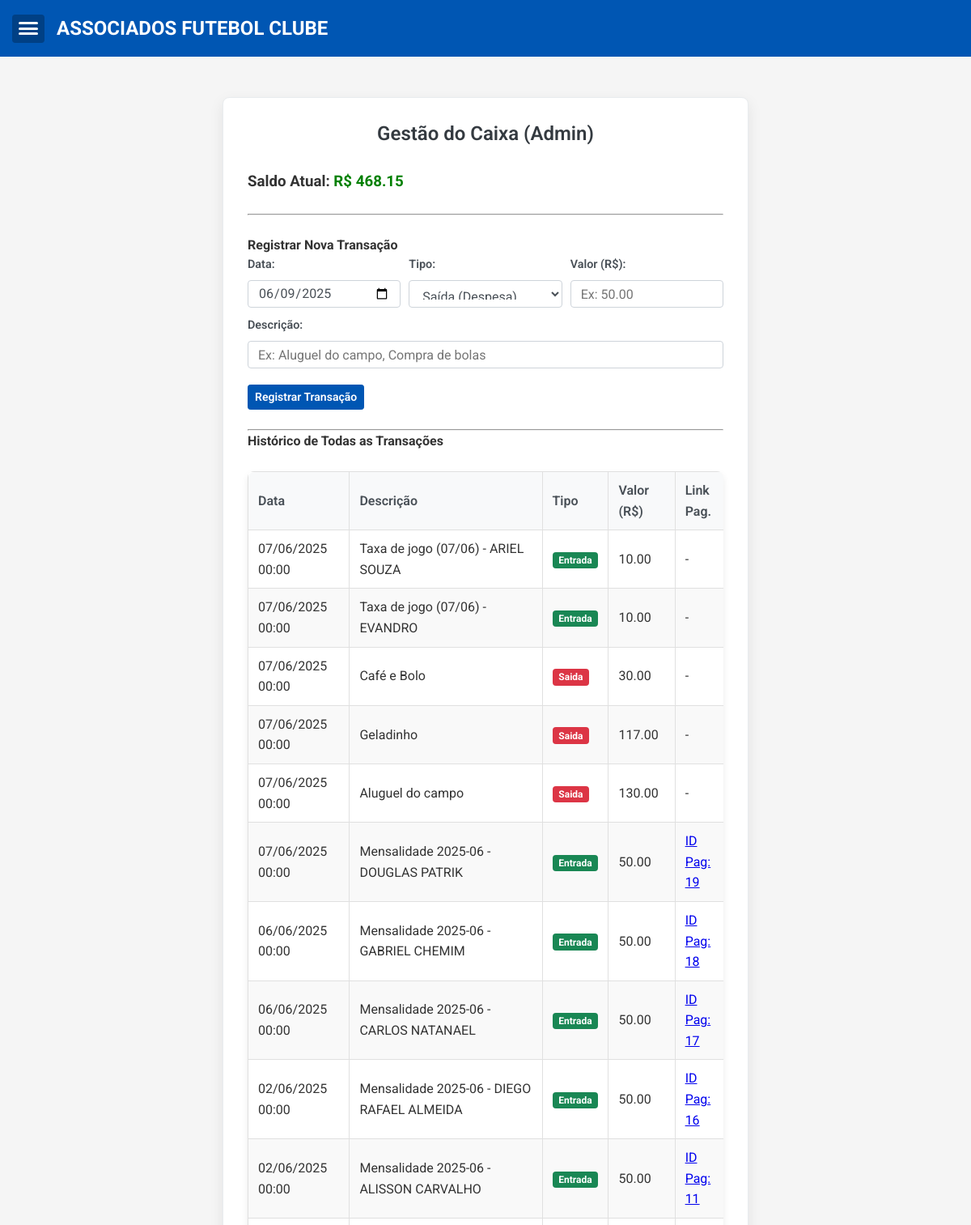
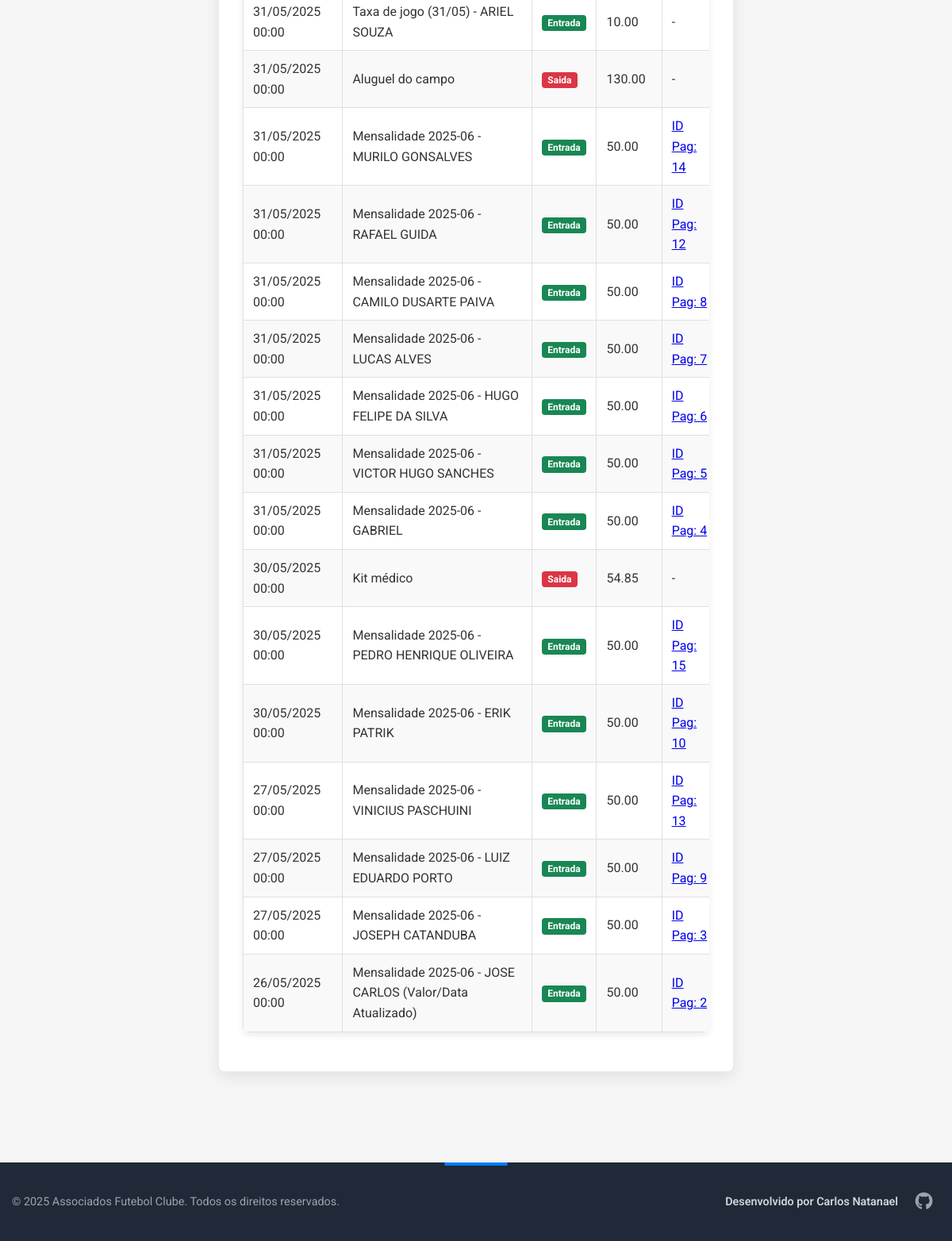
The app's page /admin/caixa (signed in) with its own data (2 pictures, top to bottom).
### app.py (models this page shows, shortened)
class TransacaoCaixa(db.Model):
    id = db.Column(db.Integer, primary_key=True)
    data = db.Column(db.DateTime, nullable=False, default=datetime.utcnow)
    descricao = db.Column(db.String(200), nullable=False)
    tipo = db.Column(db.String(10), nullable=False)
    valor = db.Column(db.Float, nullable=False)
    pagamento_id = db.Column(db.Integer, db.ForeignKey('pagamento.id'), nullable=True)
    pagamento = db.relationship('Pagamento', backref=db.backref('transacao_caixa', uselist=False, cascade="all, delete-orphan"))
    presenca_id = db.Column(db.Integer, db.ForeignKey('presenca.id'), nullable=True, unique=True)
    presenca = db.relationship('Presenca', backref=db.backref('transacao_caixa', uselist=False, cascade="all, delete-orphan"))

### app.py (the view, shortened to what this page needs)
@app.route('/admin/caixa', methods=['GET', 'POST'])
@login_required
def admin_caixa():
    transacoes = TransacaoCaixa.query.order_by(TransacaoCaixa.data.desc(), TransacaoCaixa.id.desc()).all()
    saldo_atual = 0.0
    for t in transacoes:
        if t.tipo == 'entrada':
            saldo_atual += t.valor
        elif t.tipo == 'saida':
            saldo_atual -= t.valor
    return render_template('admin_caixa.html',
                           transacoes=transacoes,
                           saldo_atual=saldo_atual,
                           today_date_for_input=date.today().strftime('%Y-%m-%d')) # Para o valor padrão do input de data

### app.py (called while the page is built)
@event.listens_for(Engine, "connect")
def set_sqlite_timeout(dbapi_connection, connection_record):
    cursor = dbapi_connection.cursor()
    try:
        cursor.execute("PRAGMA busy_timeout = 5000") # Timeout de 5 segundos (5000 ms)
        cursor.close()
        print("DEBUG: SQLite busy_timeout configurado para 5000ms.")
    except Exception as e:
        print(f"DEBUG: Erro ao configurar SQLite busy_timeout: {e}")

@login_manager.user_loader
def load_user(user_id):
    return User.query.get(int(user_id))

### templates/admin_caixa.html (shortened to what this page needs)
{% extends "base.html" %}
{% block content %}
<div class="form-container">
    <h2>Gestão do Caixa (Admin)</h2>
    <div class="caixa-summary section-mb">
        <h3>Saldo Atual: <span style="color: {{ 'green' if saldo_atual >= 0 else 'red' }};">R$ {{ "%.2f"|format(saldo_atual) }}</span></h3>
    </div>
    <hr class="section-mb">
    <h4>Registrar Nova Transação</h4>
    <form method="POST" action="{{ url_for('admin_caixa') }}" class="mb-4">
        <div class="form-row">
            <div class="form-group col-md-4">
                <label for="data_transacao" class="form-label">Data:</label>
                <input type="date" name="data_transacao" id="data_transacao" class="form-control form-control-sm" value="{{ today_date_for_input }}" required>
            </div>
            <div class="form-group col-md-4">
                <label for="tipo_transacao" class="form-label">Tipo:</label>
                <select name="tipo_transacao" id="tipo_transacao" class="form-control form-control-sm">
                    <option value="saida">Saída (Despesa)</option>
                </select>
            </div>
            <div class="form-group col-md-4">
                <label for="valor" class="form-label">Valor (R$):</label>
                <input type="number" step="0.01" min="0.01" name="valor" id="valor" class="form-control form-control-sm" required placeholder="Ex: 50.00">
            </div>
        </div>
        <div class="form-group">
            <label for="descricao" class="form-label">Descrição:</label>
            <input type="text" name="descricao" id="descricao" class="form-control form-control-sm" required placeholder="Ex: Aluguel do campo, Compra de bolas">
        </div>
        <button type="submit" class="btn btn-primary btn-sm">Registrar Transação</button>
    </form>
    <hr>
    <h4>Histórico de Todas as Transações</h4>
    <div class="table-responsive">
        <table>
            <thead>
                <tr>
                    <th>Data</th>
                    <th>Descrição</th>
                    <th>Tipo</th>
                    <th>Valor (R$)</th>
                    <th>Link Pag.</th>
                </tr>
            </thead>
            <tbody>
                {% for transacao in transacoes %}
                <tr>
                    <td>{{ transacao.data.strftime('%d/%m/%Y %H:%M') if transacao.data else '-' }}</td>
                    <td>{{ transacao.descricao }}</td>
                    <td><span class="badge bg-{{ 'success' if transacao.tipo == 'entrada' else 'danger' }}">{{ transacao.tipo|capitalize }}</span></td>
                    <td>{{ "%.2f"|format(transacao.valor) }}</td>
                    <td>
                        {% if transacao.pagamento_id %}
                            <a href="{{ url_for('historico_pagamentos_associado', associado_id=transacao.pagamento.associado_id) }}#mes_{{transacao.pagamento.mes}}" title="Ver Pagamento Original">
                                ID Pag: {{ transacao.pagamento_id }}
                            </a>
                        {% else %}
                            -
                        {% endif %}
                    </td>
                </tr>
                {% else %}
                <tr>
                    <td colspan="5">Nenhuma transação registrada.</td>
                </tr>
                {% endfor %}
            </tbody>
        </table>
    </div>
</div>
{% endblock %}

### static/style.css (style rules this page uses)
* { box-sizing: border-box; margin: 0; padding: 0; }
body { font-family: 'Roboto', sans-serif; line-height: 1.6; color: #333; background-color: #f5f5f5; position: relative; -webkit-font-smoothing: antialiased; -moz-osx-font-smoothing: grayscale; display: flex; flex-direction: column; min-height: 100vh; }
input, select, button, textarea { font-family: 'Roboto', sans-serif; font-size: 1rem; }
.table-responsive { overflow-x: auto; margin: 1.5rem 0; background: white; border-radius: 8px; box-shadow: 0 4px 8px rgba(0,0,0,0.08); }
table { width: 100%; border-collapse: collapse; min-width: 600px; }
th, td { border: 1px solid #e0e0e0; padding: 10px 12px; text-align: left; vertical-align: middle; }
th { background-color: #f8f9fa; color: #495057; font-weight: 600; border: 1px solid #e0e0e0; padding: 10px 12px; text-align: left; vertical-align: middle; }
.table-responsive th:first-child { border-top-left-radius: 7px; }
.table-responsive th:last-child { border-top-right-radius: 7px; }
tr:nth-child(even) td { background-color: #f9f9f9; }
.form-container { max-width: 650px; margin: 30px auto; padding: 25px 30px; background-color: #ffffff; border-radius: 8px; box-shadow: 0 6px 18px rgba(0, 0, 0, 0.08); border: 1px solid #e9ecef; }
.form-container h2 { text-align: center; margin-bottom: 25px; color: #343a40; font-weight: 600; }
.form-group { margin-bottom: 1.25rem; }
.form-label, .form-container .form-label { display: block; margin-bottom: 0.5rem; font-weight: 600; color: #495057; font-size: 0.9rem; }
.form-control, .form-container .form-control { display: block; width: 100%; padding: 0.6rem 0.75rem; font-size: 1rem; font-weight: 400; line-height: 1.5; color: #495057; background-color: #fff; background-clip: padding-box; border: 1px solid #ced4da; border-radius: 0.25rem; transition: border-color 0.15s ease-in-out, box-shadow 0.15s ease-in-out; }
.form-control-sm { height: calc(1.5em + 0.5rem + 2px); padding: .25rem .5rem; font-size: .875rem; line-height: 1.5; border-radius: .2rem; }
select.form-control { height: calc(1.5em + 1.2rem + 2px); }
select.form-control-sm { height: calc(1.5em + 0.5rem + 2px); }
.btn { display: inline-block; font-weight: 600; color: #212529; text-align: center; vertical-align: middle; cursor: pointer; user-select: none; background-color: transparent; border: 1px solid transparent; padding: 0.5rem 1rem; font-size: 1rem; line-height: 1.5; border-radius: 0.25rem; text-decoration: none; transition: color 0.15s ease-in-out, background-color 0.15s ease-in-out, border-color 0.15s ease-in-out, box-shadow 0.15s ease-in-out; }
button { font-family: inherit; }
button { padding: 8px 12px; border-radius: 4px; border: 1px solid #ddd; background-color: #0056b3; color: white; cursor: pointer; transition: background-color 0.3s; }
.btn-primary { color: #fff; background-color: #0056b3; border-color: #0056b3; }
.btn-sm { padding: 0.25rem 0.5rem; font-size: 0.875rem; line-height: 1.5; border-radius: 0.2rem; }

### templates/admin_caixa.html (style rules this page uses)
.section-mb { margin-bottom: 1.5rem; }
.caixa-summary h3 span { font-weight: bold; }
.form-row { display: flex; flex-wrap: wrap; margin-right: -5px; margin-left: -5px; }
.form-row > [class*="col-"] { position: relative; width: 100%; padding-right: 5px; padding-left: 5px; margin-bottom:10px; }
@media (min-width: 768px) { .form-row > .col-md-4 { flex: 0 0 33.333333%; max-width: 33.333333%; } }
.mb-4 { margin-bottom: 1.5rem !important; }
.badge { display: inline-block; padding: .35em .65em; font-size: .75em; font-weight: 700; line-height: 1; color: #fff; text-align: center; white-space: nowrap; vertical-align: baseline; border-radius: .25rem; }
.bg-success { background-color: #198754 !important; }
.bg-danger { background-color: #dc3545 !important; }

### records on screen
TransacaoCaixa: valor "10.00"
TransacaoCaixa: valor "10.00"
TransacaoCaixa: valor "30.00"
TransacaoCaixa: valor "117.00"
TransacaoCaixa: valor "130.00"
TransacaoCaixa: valor "50.00"
TransacaoCaixa: valor "50.00"
TransacaoCaixa: valor "50.00"
TransacaoCaixa: valor "50.00"
TransacaoCaixa: valor "50.00"
TransacaoCaixa: valor "10.00"
TransacaoCaixa: valor "130.00"
TransacaoCaixa: valor "50.00"
TransacaoCaixa: valor "50.00"
TransacaoCaixa: valor "50.00"
TransacaoCaixa: valor "50.00"
TransacaoCaixa: valor "50.00"
TransacaoCaixa: valor "50.00"
TransacaoCaixa: valor "50.00"
TransacaoCaixa: valor "54.85"
TransacaoCaixa: valor "50.00"
TransacaoCaixa: valor "50.00"
TransacaoCaixa: valor "50.00"
TransacaoCaixa: valor "50.00"
TransacaoCaixa: valor "50.00"
TransacaoCaixa: valor "50.00"

### other values on screen
{{ "%.2f"|format(saldo_atual) }} "468.15"
